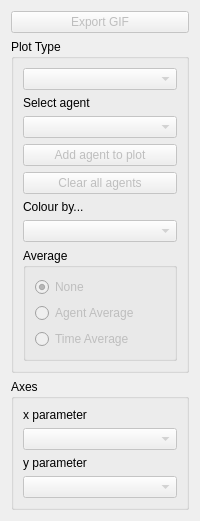
                <widget class="QWidget" name="plotTab">
                 <attribute name="title">
                  <string>Plot</string>
                 </attribute>
                 <layout class="QVBoxLayout" name="verticalLayout_10">
                  <item>
                   <widget class="QPushButton" name="gifButton">
                    <property name="enabled">
                     <bool>false</bool>
                    </property>
                    <property name="text">
                     <string>Export GIF</string>
                    </property>
                   </widget>
                  </item>
                  <item>
                   <widget class="QGroupBox" name="plotTypeGroup">
                    <property name="title">
                     <string>Plot Type</string>
                    </property>
                    <layout class="QVBoxLayout" name="verticalLayout_8">
                     <item>
                      <widget class="QComboBox" name="plotTypeComboBox">
                       <property name="enabled">
                        <bool>false</bool>
                       </property>
                      </widget>
                     </item>
                     <item>
                      <widget class="QLabel" name="label_11">
                       <property name="text">
                        <string>Select agent</string>
                       </property>
                      </widget>
                     </item>
                     <item>
                      <widget class="QComboBox" name="agentComboBox">
                       <property name="enabled">
                        <bool>false</bool>
                       </property>
                      </widget>
                     </item>
                     <item>
                      <widget class="QPushButton" name="addAgentPushButton">
                       <property name="enabled">
                        <bool>false</bool>
                       </property>
                       <property name="text">
                        <string>Add agent to plot</string>
                       </property>
                      </widget>
                     </item>
                     <item>
                      <widget class="QPushButton" name="clearAgentsPushButton">
                       <property name="enabled">
                        <bool>false</bool>
                       </property>
                       <property name="text">
                        <string>Clear all agents</string>
                       </property>
                      </widget>
                     </item>
                     <item>
                      <widget class="QLabel" name="label_7">
                       <property name="text">
                        <string>Colour by...</string>
                       </property>
                      </widget>
                     </item>
                     <item>
                      <widget class="QComboBox" name="colourComboBox">
                       <property name="enabled">
                        <bool>false</bool>
                       </property>
                      </widget>
                     </item>
                     <item>
                      <widget class="QGroupBox" name="averageBox">
                       <property name="minimumSize">
                        <size>
                         <width>0</width>
                         <height>100</height>
                        </size>
                       </property>
                       <property name="title">
                        <string>Average</string>
                       </property>
                       <layout class="QVBoxLayout" name="verticalLayout_9">
                        <item>
                         <widget class="QRadioButton" name="noneRadio">
                          <property name="enabled">
                           <bool>false</bool>
                          </property>
                          <property name="text">
                           <string>None</string>
                          </property>
                          <property name="checked">
                           <bool>true</bool>
                          </property>
                         </widget>
                        </item>
                        <item>
                         <widget class="QRadioButton" name="agentAverageRadio">
                          <property name="enabled">
                           <bool>false</bool>
                          </property>
                          <property name="text">
                           <string>Agent Average</string>
                          </property>
                         </widget>
                        </item>
                        <item>
                         <widget class="QRadioButton" name="timeAverageRadio">
                          <property name="enabled">
                           <bool>false</bool>
                          </property>
                          <property name="text">
                           <string>Time Average</string>
                          </property>
                         </widget>
                        </item>
                       </layout>
                      </widget>
                     </item>
                    </layout>
                   </widget>
                  </item>
                  <item>
                   <widget class="QGroupBox" name="axesGroup">
                    <property name="title">
                     <string>Axes</string>
                    </property>
                    <layout class="QVBoxLayout" name="verticalLayout_4">
                     <item>
                      <widget class="QLabel" name="label_2">
                       <property name="maximumSize">
                        <size>
                         <width>16777215</width>
                         <height>20</height>
                        </size>
                       </property>
                       <property name="text">
                        <string>x parameter</string>
                       </property>
                      </widget>
                     </item>
                     <item>
                      <widget class="QComboBox" name="xComboBox">
                       <property name="enabled">
                        <bool>false</bool>
                       </property>
                      </widget>
                     </item>
                     <item>
                      <widget class="QLabel" name="label_3">
                       <property name="maximumSize">
                        <size>
                         <width>16777215</width>
                         <height>20</height>
                        </size>
                       </property>
                       <property name="text">
                        <string>y parameter</string>
                       </property>
                      </widget>
                     </item>
                     <item>
                      <widget class="QComboBox" name="yComboBox">
                       <property name="enabled">
                        <bool>false</bool>
                       </property>
                      </widget>
                     </item>
                    </layout>
                   </widget>
                  </item>
                 </layout>
                </widget>
